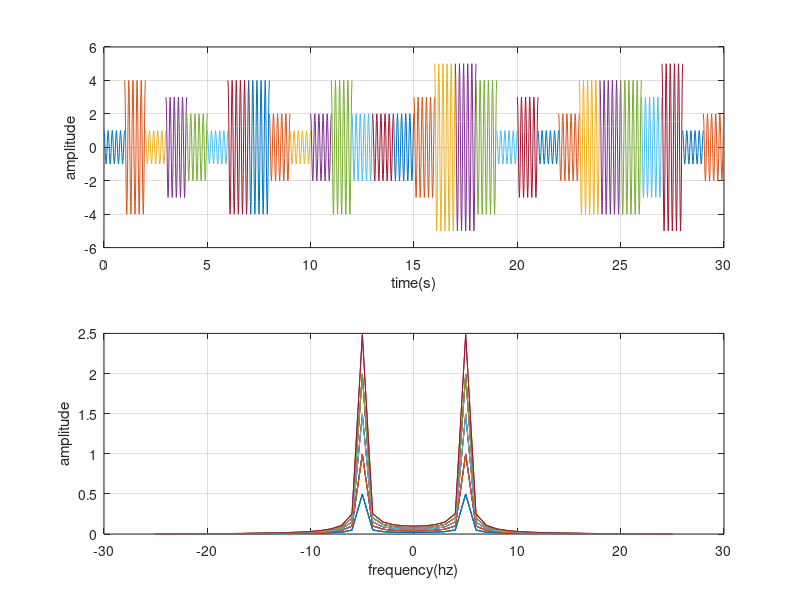
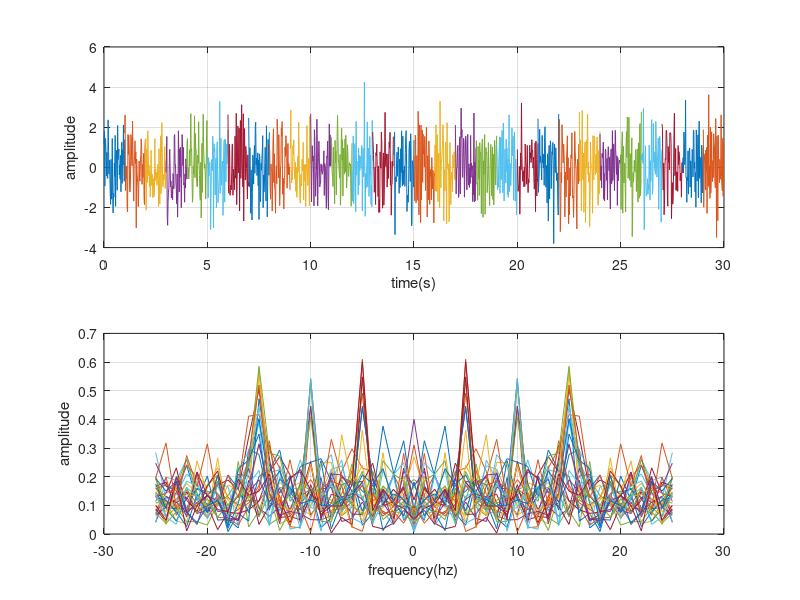

MATLAB code for these plots, in order:
f = 5
fs = 10*f
duration = 30

U2 = randi(3)

for i = 0:duration-1
    
    t = i:1/fs:i+1
    
    U1 = randi(5)
    m1_t = U1*cos(2*pi*f*t)
    n = length(m1_t)
    fr = linspace(-fs/2,fs/2, n)
    m1_f = fftshift(abs(fft(m1_t)/n))
    
    figure(1)
    subplot(2,1,1)
    plot(t,m1_t)
    xlabel ('time(s)')
    ylabel ('amplitude')
    grid on 
    hold all
    subplot(2,1,2)
    plot(fr,m1_f)
    hold all
    xlabel ('frequency(hz)')
    ylabel ('amplitude')
    grid on
    pause(0.2)
end

%% task3.2

for i = 0:duration-1
    
    t = i:1/fs:i+1
    
    U2 = randi(3)
    noise_mean = 0
    noise_variance = 1
    
    m2_t = cos(2*pi*U2*f*t)+ (noise_variance*randn(1, length(t))+ noise_mean)
    n = length(m2_t)
    fr = linspace(-fs/2,fs/2, n)
    m2_f = fftshift(abs(fft(m2_t)/n))
    
    figure(2)
    subplot(2,1,1)
    plot(t,m2_t)
    xlabel ('time(s)')
    ylabel ('amplitude')
    grid on 
    hold all
    subplot(2,1,2)
    plot(fr,m2_f)
    hold all
    xlabel ('frequency(hz)')
    ylabel ('amplitude')
    grid on
    pause(0.2)
end